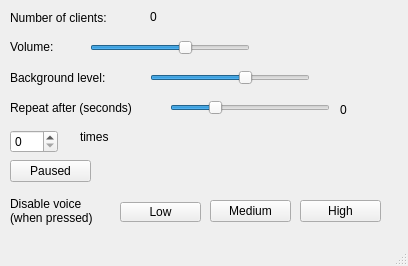
<?xml version="1.0" encoding="UTF-8"?>
<ui version="4.0">
 <class>EchoWindow</class>
 <widget class="QMainWindow" name="EchoWindow">
  <property name="geometry">
   <rect>
    <x>0</x>
    <y>0</y>
    <width>408</width>
    <height>266</height>
   </rect>
  </property>
  <property name="windowTitle">
   <string>EchoWindow</string>
  </property>
  <widget class="QWidget" name="centralWidget">
   <widget class="QLabel" name="label">
    <property name="geometry">
     <rect>
      <x>10</x>
      <y>10</y>
      <width>121</width>
      <height>16</height>
     </rect>
    </property>
    <property name="text">
     <string>Number of clients:</string>
    </property>
   </widget>
   <widget class="QLabel" name="numberOfClientsLabel">
    <property name="geometry">
     <rect>
      <x>150</x>
      <y>10</y>
      <width>59</width>
      <height>14</height>
     </rect>
    </property>
    <property name="text">
     <string>0</string>
    </property>
   </widget>
   <widget class="QLabel" name="label_2">
    <property name="geometry">
     <rect>
      <x>10</x>
      <y>40</y>
      <width>59</width>
      <height>14</height>
     </rect>
    </property>
    <property name="text">
     <string>Volume:</string>
    </property>
   </widget>
   <widget class="QSlider" name="volumeSlider">
    <property name="geometry">
     <rect>
      <x>90</x>
      <y>40</y>
      <width>160</width>
      <height>16</height>
     </rect>
    </property>
    <property name="value">
     <number>60</number>
    </property>
    <property name="orientation">
     <enum>Qt::Horizontal</enum>
    </property>
   </widget>
   <widget class="QLabel" name="label_3">
    <property name="geometry">
     <rect>
      <x>10</x>
      <y>100</y>
      <width>151</width>
      <height>16</height>
     </rect>
    </property>
    <property name="text">
     <string>Repeat after (seconds)</string>
    </property>
   </widget>
   <widget class="QSlider" name="repeatAfterSlider">
    <property name="geometry">
     <rect>
      <x>170</x>
      <y>100</y>
      <width>160</width>
      <height>16</height>
     </rect>
    </property>
    <property name="minimum">
     <number>3</number>
    </property>
    <property name="maximum">
     <number>30</number>
    </property>
    <property name="value">
     <number>10</number>
    </property>
    <property name="orientation">
     <enum>Qt::Horizontal</enum>
    </property>
    <property name="tickPosition">
     <enum>QSlider::NoTicks</enum>
    </property>
    <property name="tickInterval">
     <number>2</number>
    </property>
   </widget>
   <widget class="QLabel" name="repeatAfterLabel">
    <property name="geometry">
     <rect>
      <x>340</x>
      <y>100</y>
      <width>31</width>
      <height>20</height>
     </rect>
    </property>
    <property name="text">
     <string>0</string>
    </property>
   </widget>
   <widget class="QSpinBox" name="repeatCount">
    <property name="geometry">
     <rect>
      <x>10</x>
      <y>130</y>
      <width>48</width>
      <height>23</height>
     </rect>
    </property>
    <property name="value">
     <number>0</number>
    </property>
   </widget>
   <widget class="QLabel" name="label_4">
    <property name="geometry">
     <rect>
      <x>80</x>
      <y>130</y>
      <width>59</width>
      <height>14</height>
     </rect>
    </property>
    <property name="text">
     <string>times</string>
    </property>
   </widget>
   <widget class="QSlider" name="backgroundSlider">
    <property name="geometry">
     <rect>
      <x>150</x>
      <y>70</y>
      <width>160</width>
      <height>16</height>
     </rect>
    </property>
    <property name="value">
     <number>60</number>
    </property>
    <property name="orientation">
     <enum>Qt::Horizontal</enum>
    </property>
   </widget>
   <widget class="QLabel" name="label_5">
    <property name="geometry">
     <rect>
      <x>10</x>
      <y>70</y>
      <width>121</width>
      <height>16</height>
     </rect>
    </property>
    <property name="text">
     <string>Background level:</string>
    </property>
   </widget>
   <widget class="QPushButton" name="pauseButton">
    <property name="geometry">
     <rect>
      <x>10</x>
      <y>160</y>
      <width>81</width>
      <height>22</height>
     </rect>
    </property>
    <property name="text">
     <string>Paused</string>
    </property>
    <property name="checkable">
     <bool>true</bool>
    </property>
   </widget>
   <widget class="QPushButton" name="lowButton">
    <property name="geometry">
     <rect>
      <x>120</x>
      <y>202</y>
      <width>81</width>
      <height>20</height>
     </rect>
    </property>
    <property name="text">
     <string>Low</string>
    </property>
    <property name="checkable">
     <bool>true</bool>
    </property>
   </widget>
   <widget class="QLabel" name="label_6">
    <property name="geometry">
     <rect>
      <x>10</x>
      <y>190</y>
      <width>101</width>
      <height>41</height>
     </rect>
    </property>
    <property name="autoFillBackground">
     <bool>true</bool>
    </property>
    <property name="text">
     <string>Disable voice (when pressed)</string>
    </property>
    <property name="wordWrap">
     <bool>true</bool>
    </property>
   </widget>
   <widget class="QPushButton" name="mediumButton">
    <property name="geometry">
     <rect>
      <x>210</x>
      <y>200</y>
      <width>81</width>
      <height>22</height>
     </rect>
    </property>
    <property name="text">
     <string>Medium</string>
    </property>
    <property name="checkable">
     <bool>true</bool>
    </property>
   </widget>
   <widget class="QPushButton" name="highButton">
    <property name="geometry">
     <rect>
      <x>300</x>
      <y>200</y>
      <width>81</width>
      <height>22</height>
     </rect>
    </property>
    <property name="text">
     <string>High</string>
    </property>
    <property name="checkable">
     <bool>true</bool>
    </property>
   </widget>
  </widget>
  <widget class="QStatusBar" name="statusBar"/>
 </widget>
 <layoutdefault spacing="6" margin="11"/>
 <resources/>
 <connections/>
</ui>
